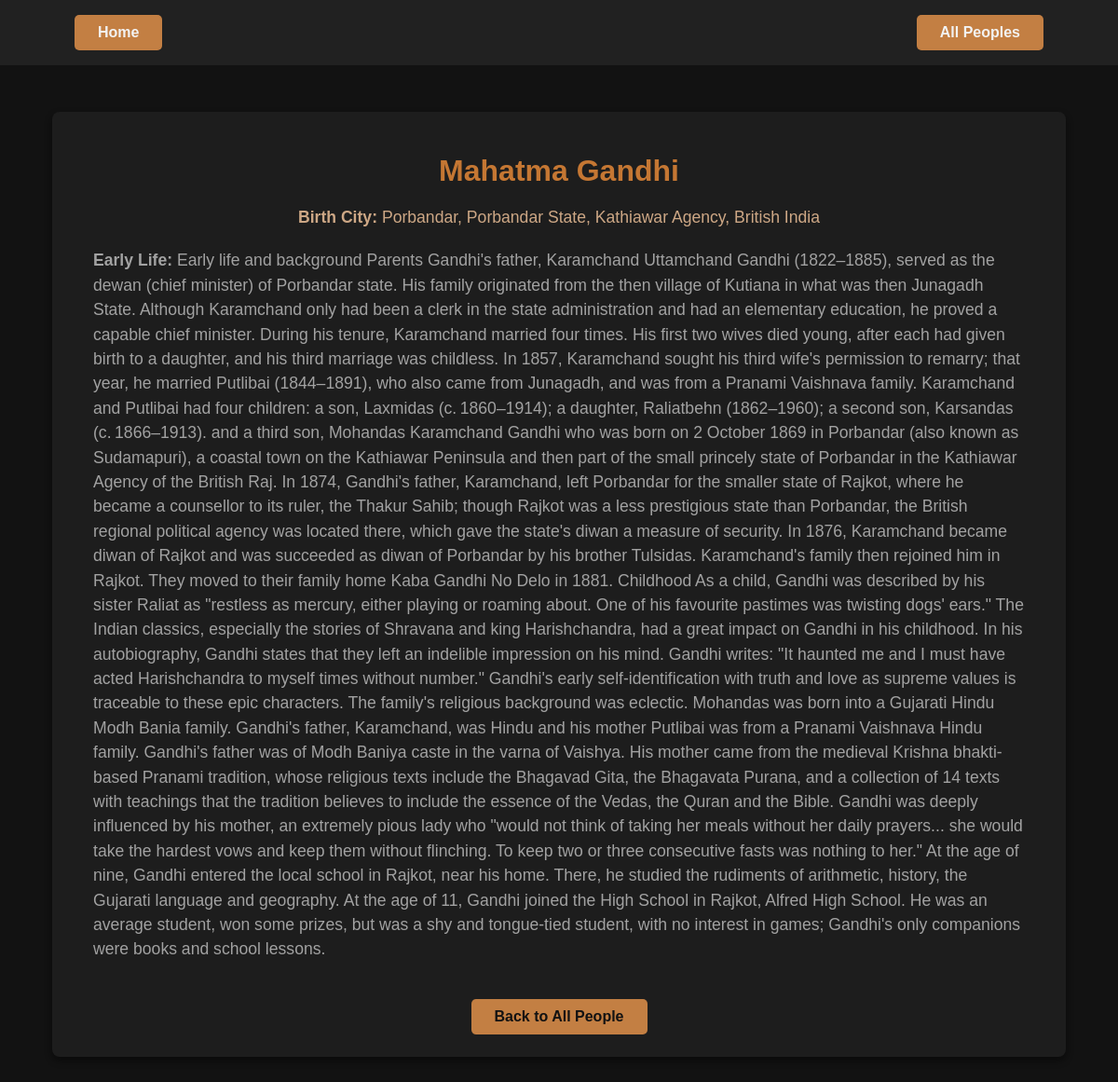
Page /person/9 on the committed database.
### models/models.py (models this page shows, shortened)
class Person(db.Model):
    id = db.Column(db.Integer, primary_key=True)
    first_name = db.Column(db.String(100), nullable=False)
    last_name = db.Column(db.String(100), nullable=True)  # Nullable to handle single names
    birth_city = db.Column(db.String(100))
    early_life = db.Column(db.String(250))

### app.py (the view)
@app.route('/person/<int:id>')
def person_details(id):
    person = Person.query.get_or_404(id)
    if person.early_life and "early life" in person.early_life.lower():
        person.early_life = person.early_life.replace("Early Life", "").strip().lstrip(":")
    return render_template('details.html', person=person)

### templates/details.html (shortened to what this page needs)
{% extends 'base.html' %}
{% block content %}
<div class="details-container container">
  <h1>{{ person.first_name }} {{ person.last_name }}</h1>
  <p class="birth_city"><strong>Birth City:</strong> {{ person.birth_city or 'Information Not Found' }}</p>
  <p><strong>Early Life:</strong> {{ person.early_life }}</p>
  <a href="{{ url_for('all_people') }}">Back to All People</a>
</div>
{% endblock %}

### static/css/style.css (style rules this page uses)
body { font-family: Arial, sans-serif; margin: 0; padding: 0; opacity: 0.95; background-color: #121212; color: #e0e0e0; }
h1 { text-transform: capitalize; font-size: 2em; margin-bottom: 14px; text-align: center; font-family: Arial, Helvetica, sans-serif; color: #cf7d35; }
a { display: inline-block; max-width: fit-content; margin-top: 20px; padding: 10px 25px; background-color: #cd8546; color: #121212; text-decoration: none; border-radius: 5px; text-align: center; font-weight: bold; text-decoration: none; transition: background-color 0.3s; }
p { text-align: left; font-size: 1.1em; margin-bottom: 20px; color: #aaaaaa; line-height: 1.5; }
.container { position: relative; max-width: 1000px; margin: 50px auto; padding: 20px; background: #1e1e1e; box-shadow: 0 4px 8px rgba(0, 0, 0, 0.5); border-radius: 8px; text-align: center; }
.birth_city { color: #d8b08c; text-align: center; }
.details-container { padding: 24px 44px; }

### rows in the picture
Person: first_name "Mahatma", last_name "Gandhi", birth_city "Porbandar, Porbandar State, Kathiawar Agency, British India", early_life "Early life and background Parents Gandhi's father, Karamchand Uttamchand Gandhi (1822–1885), served as the dewan (chief minister) of Porbandar state. His family originated from the then village of Kutiana in what was then Junagadh State. Although Karamchand only had been a clerk in the state administration and had an elementary education, he proved a capable chief minister. During his tenure, Karamchand married four times. His first two wives died young, after each had given birth to a daughter, and his third marriage was childless. In 1857, Karamchand sought his third wife's permission to remarry; that year, he married Putlibai (1844–1891), who also came from Junagadh, and was from a…"
